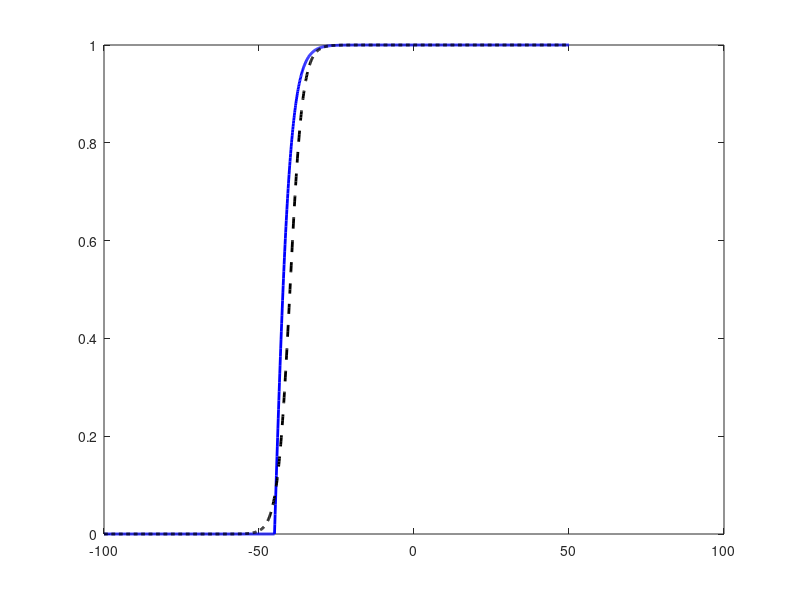
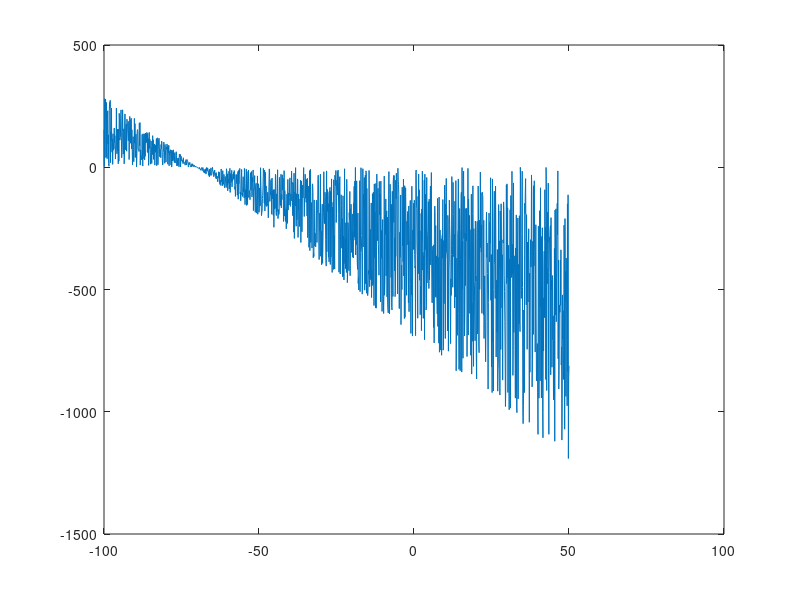

MATLAB code for these plots, in order: (Note: this script raises an error after producing the figures.)

V_pre = [-100:0.1:50];

V_half = -45;
V_slope = 5;
tau_syn = 100;
S_inf2 = tanh((V_pre-V_half)./V_slope);
S_inf = S_inf2.*(V_pre>V_half);

figure;plot(V_pre,S_inf,'b','linewidth',2);hold on;%plot(V_pre,S_inf2,'r--')

V_half = 40;
V_slope = -2;
S_inf_new = 1.0./(1.0+exp((V_pre + V_half)/V_slope)); 
plot(V_pre,S_inf_new,'k--','linewidth',2)

%%
G = 10;
V_post = [-100:0.1:50];
E_syn = -70;
S = rand(1,length(V_post));%linspace(0,1,length(V_post));%
I_syn = G.*S.*(E_syn-V_post);

figure;plot(V_post,I_syn)
%%
clear Svar
N = 10^3;

V1 = dlmread('dat_files/V1_mean_0_sig_0_gNa_227.052_gCaT_2.7781_gCaS_3.3469_gA_30.4321_gKCa_121.124_gK_75.649_gH_1.3194_gL_0.1631_gsyn_0.001_0.001_corr_0_tc_1_dt_0.01_num_2.dat');
V2 = dlmread('dat_files/V2_mean_0_sig_0_gNa_227.052_gCaT_2.7781_gCaS_3.3469_gA_30.4321_gKCa_121.124_gK_75.649_gH_1.3194_gL_0.1631_gsyn_0.001_0.001_corr_0_tc_1_dt_0.01_num_2.dat');

Svar(1) = 0;
Svar2(1) = 0;
dt = 1;
for nn=2:N
     S_inf = tanh((V1(nn)-V_half)/V_slope).*(V1(nn)>V_half);
     Svar(nn) = Svar(nn-1) + (1-exp(-dt/(tau_syn*(1-S_inf))))*(S_inf - Svar(nn-1));
     Svar2(nn) = Svar2(nn-1) + (1-exp(-dt/(tau_syn)))*(S_inf - Svar2(nn-1));
end
I_syn = G.*Svar.*(E_syn-V2(1:N)');


figure;subplot(3,1,1);plot(V1(1:N),'b');
subplot(3,1,2);plot(Svar,'r');hold on;plot(Svar2,'k')
subplot(3,1,3);plot(I_syn,'k');